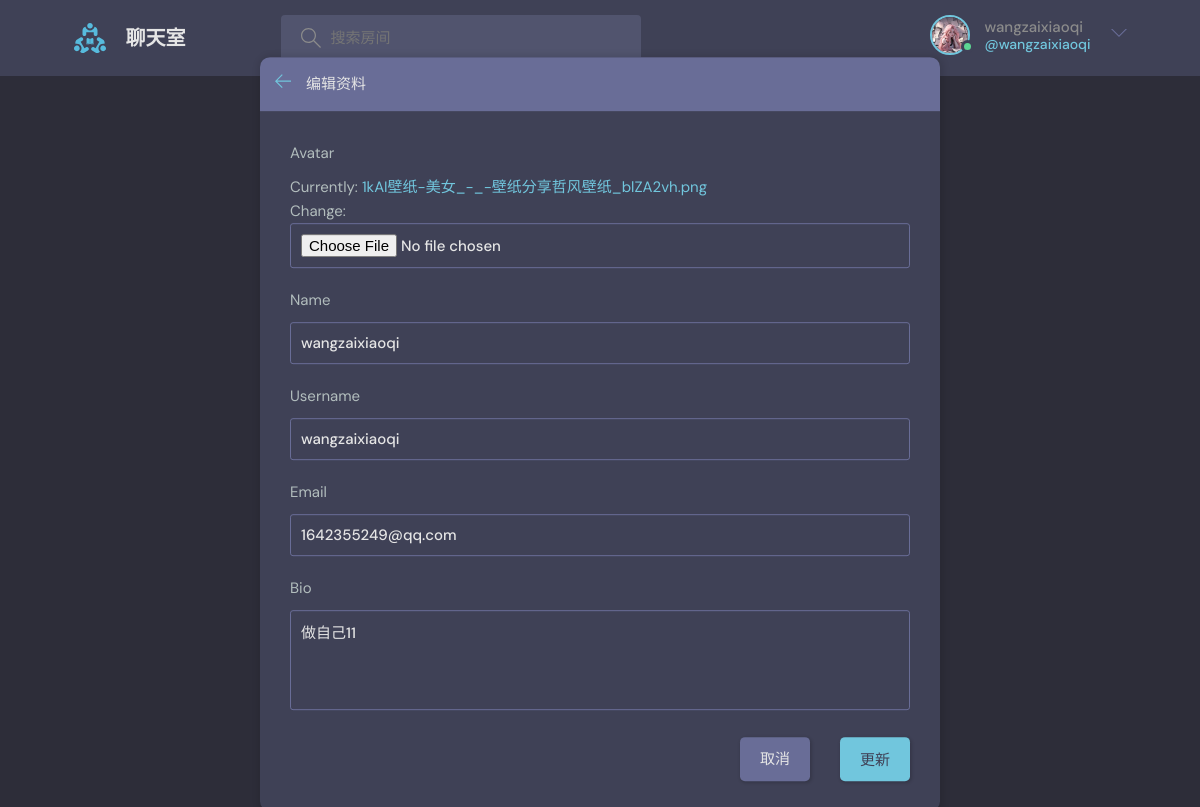
The page /update-user/ (signed in) on the database its author committed.
### base/models.py (models this page shows)
class User(AbstractUser):
    name =models.CharField(max_length=200,null=True)
    email=models.EmailField(unique=True, null=True)
    bio=models.TextField(null=True)
    avatar=models.ImageField(null=True,default='avatar.svg')
    USERNAME_FIELD='email'
    REQUIRED_FIELDS=[]

### base/views.py (the view)
# urls.py: path('update-user/' , views.updateUser,name="update-user"),
@login_required(login_url='/login')
def updateUser(request):
    user=request.user
    form =UserForm(instance=request.user)
    if request.method == 'POST':
        form =UserForm(request.POST,request.FILES,instance=user)
        if form.is_valid():
            form.save()
            return redirect('user-profile',pk=user.id)
    context={'form':form}
    return render(request,'base/update-user.html',context)

### base/forms.py
class UserForm(ModelForm):
    class Meta:
        model=User
        fields = ['avatar','name','username','email','bio']

### base/templates/base/update-user.html (shortened to what this page needs)
{%extends 'main.html'%}
{%block content%}
    <main class="update-account layout">
        <div class="container">
            <div class="layout__box">
                <div class="layout__boxHeader">
                    <div class="layout__boxTitle">
                        <a href="{% url 'home' %}">
                            <svg version="1.1" xmlns="http://www.w3.org/2000/svg" width="32" height="32"
                                viewBox="0 0 32 32">
                                <title>arrow-left</title>
                                <path
                                    d="M13.723 2.286l-13.723 13.714 13.719 13.714 1.616-1.611-10.96-10.96h27.625v-2.286h-27.625l10.965-10.965-1.616-1.607z">
                                </path>
                            </svg>
                        </a>
                        <h3>编辑资料</h3>
                    </div>
                </div>
                <div class="layout__body">
                    <form class="form" action="" method="POST" enctype="multipart/form-data">
                      {% for field in form %}
                        <div class="form__group">
                            <label for="profile_pic">{{field.label}}</label>
                          {{field}}
                         </div>
                        {% endfor %}
                        <div class="form__action">
                            <a class="btn btn--dark" href="{%url 'home'%}">取消</a>
                            <button class="btn btn--main" type="submit">更新</button>
                        </div>
                    </form>
                </div>
            </div>
        </div>
    </main>
  {%endblock content%}

### templates/navbar.html (shortened to what this page needs)
{% load static %}
<header class="header header--loggedIn">
  <div class="container">
    <a href="{%url 'home'%}" class="header__logo">
      <img src="{% static 'images/logo.svg'%}" />
      <h1>聊天室</h1>
    </a>
    <form class="header__search" method="GET"   id="searchQuery" action="{% url 'home'%}">
      <label>
        <input name="q" placeholder="搜索房间" onclick="submitSearch()"/>
      </label>
    </form>
    <nav class="header__menu">
      {%if request.user.is_authenticated%}
      <div class="header__user">
        <a href="{% url 'user-profile' request.user.id %}">
          <div class="avatar avatar--medium active">
            <img src="{{request.user.avatar.url}}" />
          </div>
          <p>{{request.user.username}} <span>@{{request.user.username}}</span></p>
        </a>
        <button class="dropdown-button">
          <svg version="1.1" xmlns="http://www.w3.org/2000/svg" width="32" height="32" viewBox="0 0 32 32">
            <title>chevron-down</title>
            <path d="M16 21l-13-13h-3l16 16 16-16h-3l-13 13z"></path>
          </svg>
        </button>
      </div>
      {%endif%}
    </nav>
  </div>
</header>

### rows shown on the page
User: user.avatar (picture), user.username "wangzaixiaoqi", form "wangzaixiaoqi" "wangzaixiaoqi" "1642355249@qq.com" "做自己11"

### other values the page prints
{{ field.label }} "Avatar" "Name" "Username" "Email" "Bio"
